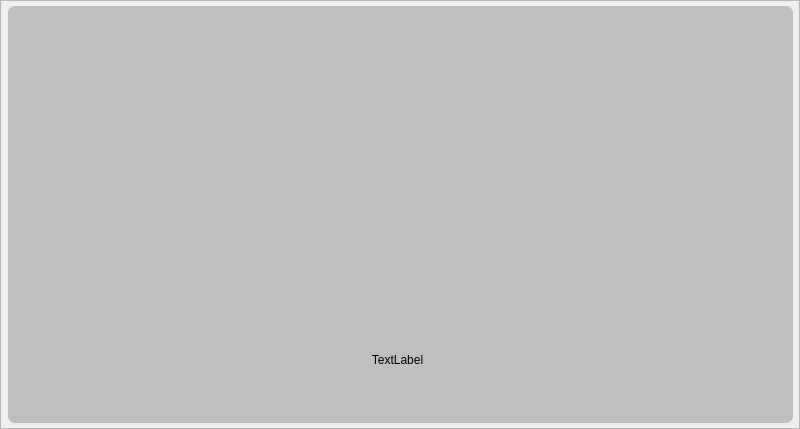
<?xml version="1.0" encoding="UTF-8"?>
<ui version="4.0">
 <class>Frame_ContainAddFGPscreen</class>
 <widget class="QFrame" name="Frame_ContainAddFGPscreen">
  <property name="geometry">
   <rect>
    <x>0</x>
    <y>0</y>
    <width>800</width>
    <height>429</height>
   </rect>
  </property>
  <property name="windowTitle">
   <string>Frame</string>
  </property>
  <property name="frameShape">
   <enum>QFrame::StyledPanel</enum>
  </property>
  <property name="frameShadow">
   <enum>QFrame::Raised</enum>
  </property>
  <widget class="QFrame" name="frame">
   <property name="geometry">
    <rect>
     <x>8</x>
     <y>6</y>
     <width>785</width>
     <height>417</height>
    </rect>
   </property>
   <property name="styleSheet">
    <string notr="true">background-color: rgb(191, 191, 191);
border-radius:7px</string>
   </property>
   <property name="frameShape">
    <enum>QFrame::StyledPanel</enum>
   </property>
   <property name="frameShadow">
    <enum>QFrame::Raised</enum>
   </property>
   <widget class="QLabel" name="label_utTrai">
    <property name="geometry">
     <rect>
      <x>130</x>
      <y>16</y>
      <width>44</width>
      <height>270</height>
     </rect>
    </property>
    <property name="text">
     <string/>
    </property>
    <property name="pixmap">
     <pixmap>../icon/finger/utTraiTrang.png</pixmap>
    </property>
   </widget>
   <widget class="QLabel" name="label_nhanTrai">
    <property name="geometry">
     <rect>
      <x>174</x>
      <y>14</y>
      <width>52</width>
      <height>270</height>
     </rect>
    </property>
    <property name="text">
     <string/>
    </property>
    <property name="pixmap">
     <pixmap>../icon/finger/nhanTraiTrang.png</pixmap>
    </property>
   </widget>
   <widget class="QLabel" name="label_giuaTrai">
    <property name="geometry">
     <rect>
      <x>226</x>
      <y>14</y>
      <width>48</width>
      <height>270</height>
     </rect>
    </property>
    <property name="text">
     <string/>
    </property>
    <property name="pixmap">
     <pixmap>../icon/finger/giuaTraiTrang.png</pixmap>
    </property>
   </widget>
   <widget class="QLabel" name="label_troTrai">
    <property name="geometry">
     <rect>
      <x>270</x>
      <y>14</y>
      <width>57</width>
      <height>270</height>
     </rect>
    </property>
    <property name="text">
     <string/>
    </property>
    <property name="pixmap">
     <pixmap>../icon/finger/troTraiTrang.png</pixmap>
    </property>
   </widget>
   <widget class="QLabel" name="label_caiTrai">
    <property name="geometry">
     <rect>
      <x>322</x>
      <y>14</y>
      <width>49</width>
      <height>270</height>
     </rect>
    </property>
    <property name="text">
     <string/>
    </property>
    <property name="pixmap">
     <pixmap>../icon/finger/caiTraiTrang.png</pixmap>
    </property>
   </widget>
   <widget class="QLabel" name="label_troPhai">
    <property name="geometry">
     <rect>
      <x>438</x>
      <y>14</y>
      <width>52</width>
      <height>270</height>
     </rect>
    </property>
    <property name="text">
     <string/>
    </property>
    <property name="pixmap">
     <pixmap>../icon/fingerRight/troPhaiTrang.png</pixmap>
    </property>
   </widget>
   <widget class="QLabel" name="label_giuaPhai">
    <property name="geometry">
     <rect>
      <x>490</x>
      <y>14</y>
      <width>48</width>
      <height>270</height>
     </rect>
    </property>
    <property name="styleSheet">
     <string notr="true"/>
    </property>
    <property name="text">
     <string/>
    </property>
    <property name="pixmap">
     <pixmap>../icon/fingerRight/giuaPhaiTrang.png</pixmap>
    </property>
   </widget>
   <widget class="QLabel" name="label_caiPhai">
    <property name="geometry">
     <rect>
      <x>386</x>
      <y>14</y>
      <width>53</width>
      <height>270</height>
     </rect>
    </property>
    <property name="text">
     <string/>
    </property>
    <property name="pixmap">
     <pixmap>../icon/fingerRight/caiPhaiTrang.png</pixmap>
    </property>
   </widget>
   <widget class="QLabel" name="label_utPhai">
    <property name="geometry">
     <rect>
      <x>590</x>
      <y>16</y>
      <width>44</width>
      <height>270</height>
     </rect>
    </property>
    <property name="text">
     <string/>
    </property>
    <property name="pixmap">
     <pixmap>../icon/fingerRight/utPhaiTrang.png</pixmap>
    </property>
   </widget>
   <widget class="QLabel" name="label_nhanPhai">
    <property name="geometry">
     <rect>
      <x>538</x>
      <y>14</y>
      <width>52</width>
      <height>270</height>
     </rect>
    </property>
    <property name="text">
     <string/>
    </property>
    <property name="pixmap">
     <pixmap>../icon/fingerRight/nhanPhaiTrang.png</pixmap>
    </property>
   </widget>
   <widget class="QFrame" name="frame_containAnoument">
    <property name="geometry">
     <rect>
      <x>72</x>
      <y>316</y>
      <width>641</width>
      <height>80</height>
     </rect>
    </property>
    <property name="frameShape">
     <enum>QFrame::StyledPanel</enum>
    </property>
    <property name="frameShadow">
     <enum>QFrame::Raised</enum>
    </property>
    <widget class="QLabel" name="label_forShowNotify">
     <property name="geometry">
      <rect>
       <x>36</x>
       <y>16</y>
       <width>563</width>
       <height>43</height>
      </rect>
     </property>
     <property name="styleSheet">
      <string notr="true">font: 75 bold 16pt &quot;Ubuntu&quot;;</string>
     </property>
     <property name="text">
      <string>TextLabel</string>
     </property>
     <property name="alignment">
      <set>Qt::AlignCenter</set>
     </property>
    </widget>
   </widget>
  </widget>
 </widget>
 <resources/>
 <connections/>
</ui>
